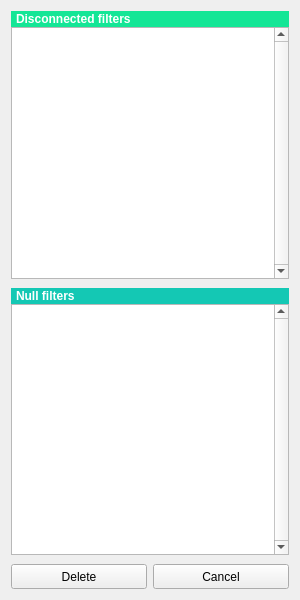
<?xml version="1.0" encoding="UTF-8"?>
<ui version="4.0">
 <class>widget_unusedFiltersList</class>
 <widget class="QWidget" name="widget_unusedFiltersList">
  <property name="geometry">
   <rect>
    <x>0</x>
    <y>0</y>
    <width>300</width>
    <height>600</height>
   </rect>
  </property>
  <property name="windowTitle">
   <string>Form</string>
  </property>
  <layout class="QVBoxLayout" name="verticalLayout">
   <property name="spacing">
    <number>9</number>
   </property>
   <item>
    <layout class="QVBoxLayout" name="verticalLayout_2">
     <property name="spacing">
      <number>0</number>
     </property>
     <item>
      <widget class="QLabel" name="label_disconnectedFilters">
       <property name="sizePolicy">
        <sizepolicy hsizetype="Preferred" vsizetype="Fixed">
         <horstretch>0</horstretch>
         <verstretch>0</verstretch>
        </sizepolicy>
       </property>
       <property name="minimumSize">
        <size>
         <width>0</width>
         <height>16</height>
        </size>
       </property>
       <property name="font">
        <font>
         <weight>75</weight>
         <bold>true</bold>
        </font>
       </property>
       <property name="styleSheet">
        <string notr="true">background:rgb(20,230,150);</string>
       </property>
       <property name="text">
        <string>&lt;html&gt;&lt;head/&gt;&lt;body&gt;&lt;p&gt;&lt;span style=&quot; color:#ffffff;&quot;&gt;Disconnected filters&lt;/span&gt;&lt;/p&gt;&lt;/body&gt;&lt;/html&gt;</string>
       </property>
       <property name="indent">
        <number>5</number>
       </property>
      </widget>
     </item>
     <item>
      <widget class="QListWidget" name="listWidget_disconnectedFilters">
       <property name="verticalScrollBarPolicy">
        <enum>Qt::ScrollBarAlwaysOn</enum>
       </property>
       <property name="alternatingRowColors">
        <bool>true</bool>
       </property>
       <property name="selectionMode">
        <enum>QAbstractItemView::ExtendedSelection</enum>
       </property>
       <property name="flow">
        <enum>QListView::TopToBottom</enum>
       </property>
       <property name="modelColumn">
        <number>0</number>
       </property>
      </widget>
     </item>
    </layout>
   </item>
   <item>
    <layout class="QVBoxLayout" name="verticalLayout_3">
     <property name="spacing">
      <number>0</number>
     </property>
     <item>
      <widget class="QLabel" name="label_nullFilters">
       <property name="sizePolicy">
        <sizepolicy hsizetype="Preferred" vsizetype="Fixed">
         <horstretch>0</horstretch>
         <verstretch>0</verstretch>
        </sizepolicy>
       </property>
       <property name="minimumSize">
        <size>
         <width>0</width>
         <height>16</height>
        </size>
       </property>
       <property name="font">
        <font>
         <weight>75</weight>
         <bold>true</bold>
        </font>
       </property>
       <property name="styleSheet">
        <string notr="true">background:rgb(20,200,180);</string>
       </property>
       <property name="text">
        <string>&lt;html&gt;&lt;head/&gt;&lt;body&gt;&lt;p&gt;&lt;span style=&quot; color:#ffffff;&quot;&gt;Null filters&lt;/span&gt;&lt;/p&gt;&lt;/body&gt;&lt;/html&gt;</string>
       </property>
       <property name="margin">
        <number>0</number>
       </property>
       <property name="indent">
        <number>5</number>
       </property>
       <property name="buddy">
        <cstring></cstring>
       </property>
      </widget>
     </item>
     <item>
      <widget class="QListWidget" name="listWidget_nullFilters">
       <property name="verticalScrollBarPolicy">
        <enum>Qt::ScrollBarAlwaysOn</enum>
       </property>
       <property name="alternatingRowColors">
        <bool>true</bool>
       </property>
       <property name="selectionMode">
        <enum>QAbstractItemView::ExtendedSelection</enum>
       </property>
       <property name="flow">
        <enum>QListView::TopToBottom</enum>
       </property>
       <property name="modelColumn">
        <number>0</number>
       </property>
      </widget>
     </item>
    </layout>
   </item>
   <item>
    <layout class="QHBoxLayout" name="horizontalLayout">
     <property name="spacing">
      <number>6</number>
     </property>
     <item>
      <widget class="QPushButton" name="pushButton_delete">
       <property name="minimumSize">
        <size>
         <width>0</width>
         <height>25</height>
        </size>
       </property>
       <property name="text">
        <string>Delete</string>
       </property>
      </widget>
     </item>
     <item>
      <widget class="QPushButton" name="pushButton_cancel">
       <property name="minimumSize">
        <size>
         <width>0</width>
         <height>25</height>
        </size>
       </property>
       <property name="text">
        <string>Cancel</string>
       </property>
      </widget>
     </item>
    </layout>
   </item>
  </layout>
 </widget>
 <resources/>
 <connections/>
</ui>
